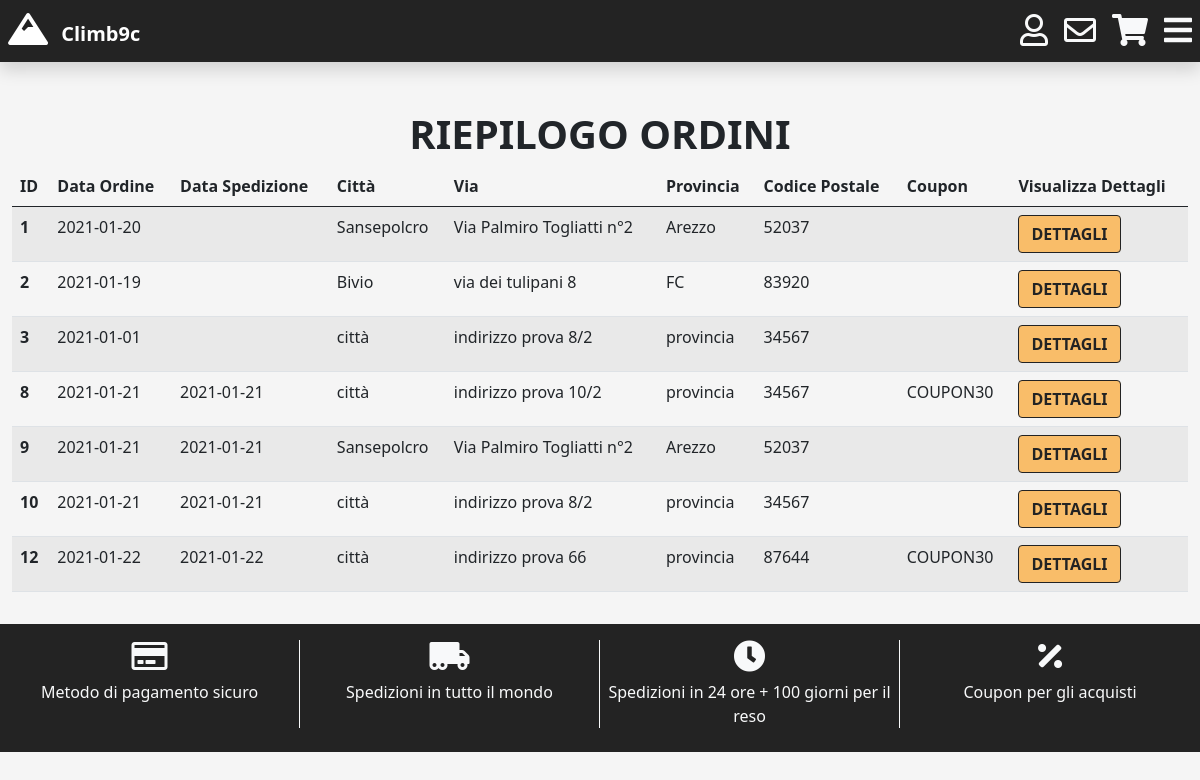
Page /orders-summary.php (signed in) on the earlier database version.
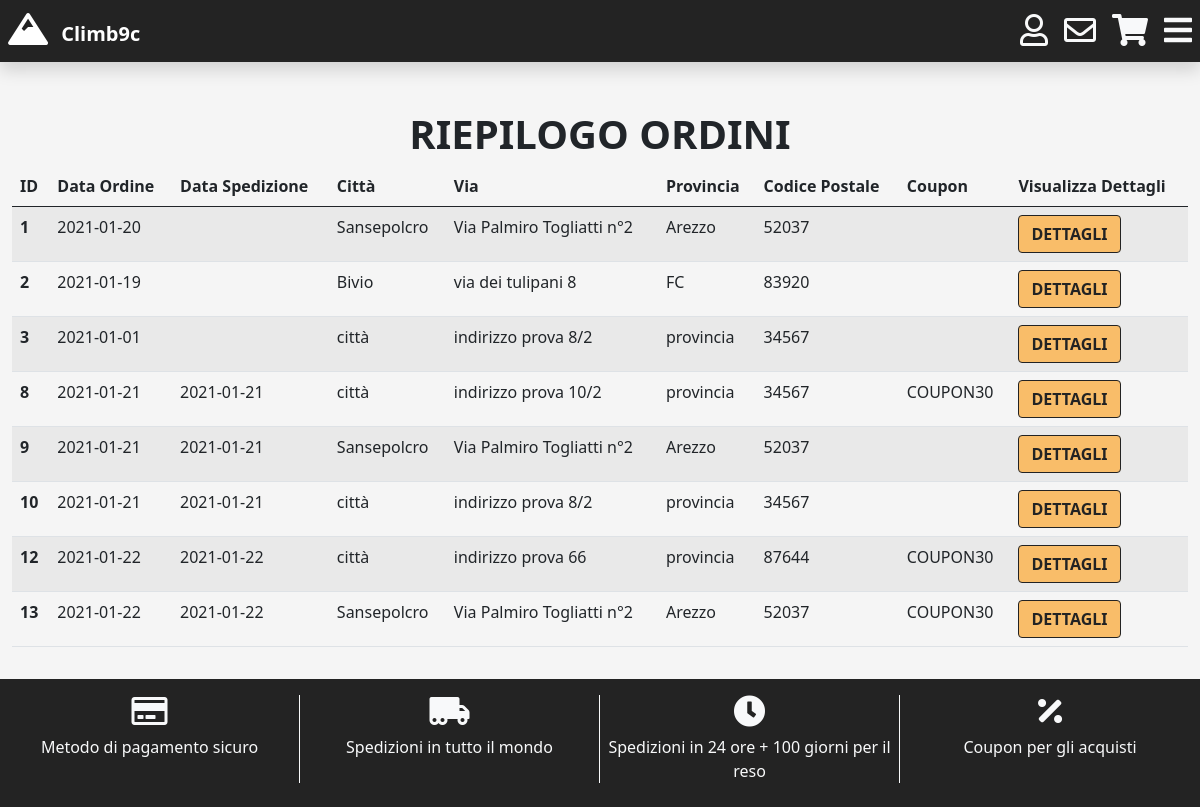
Same page on the later database version.
### tables this page shows
CREATE TABLE `order` (
  `idORDER` int(11) NOT NULL,
  `date` date NOT NULL,
  `customer_address` int(11) NOT NULL,
  `shipping_date` date DEFAULT NULL,
  `COUPONcode` varchar(10) DEFAULT NULL
);

### html/db/database.php (called while the page is built, shortened)
<?php
class DatabaseHelper{
    private $db;
    public function __construct($servername, $username, $password, $dbname, $port){
        $this->db = new mysqli($servername, $username, $password, $dbname, $port);
    }
    public function getCategories(){
      $query = "SELECT name, idCATEGORY AS id FROM category";
      $stmt = $this->db->prepare($query);
      $stmt->execute();
      $result = $stmt->get_result();
      return $result->fetch_all(MYSQLI_ASSOC);
    }
    public function getSubcategories($idCategory){
      $query = "SELECT s.name, s.idSUBCATEGORY AS id FROM subcategory s, category c WHERE s.idCATEGORY=?";
      $stmt = $this->db->prepare($query);
      $stmt->bind_param('i',$idCategory);
      $stmt->execute();
      $result = $stmt->get_result();
      return $result->fetch_all(MYSQLI_ASSOC);
    }
    public function getOrders($idCUSTOMER){
      $query = "SELECT o.idORDER, o.date, o.shipping_date, o.COUPONcode, a.street, a.province, a.city, a.zip_code, p.unit_price, p.quantity
      FROM (((`order` o JOIN `customer_address` c ON o.customer_address=c.idCUSTOMER_ADDRESS)
      JOIN `address` a ON c.idADDRESS=a.idADDRESS)
      JOIN `product_order` p ON p.idORDER=o.idORDER)
      WHERE c.idCUSTOMER=?
      GROUP BY o.idORDER";
      $stmt = $this->db->prepare($query);
      $stmt->bind_param('i',$idCUSTOMER);
      $stmt->execute();
      $result = $stmt->get_result();
      return $result->fetch_all(MYSQLI_ASSOC);
    }
}
?>

### html/bootstrap.php (called while the page is built, shortened)
<?php
require_once("db/database.php");
$dbh = new DatabaseHelper("4.tcp.ngrok.io", "root", "", "climb_9c", 15989);
?>

### html/template/orders-summary-template.php (the view, shortened to what this page needs)
<div class="row mx-auto mt-5 mb-2">
    <div class="col-12 m-auto">
        <h1 class="m-auto fw-bold text-center">RIEPILOGO ORDINI</h1>
    </div>
</div>
<div class="row m-auto scroll">
    <div class="col-md-12 m-auto">
        <table class="table table-striped">
            <thead>
              <tr>
                <th scope="col">ID</th>
                <th scope="col">Data Ordine</th>
                <th scope="col">Data Spedizione</th>
                <th scope="col">Città</th>
                <th scope="col">Via</th>
                <th scope="col">Provincia</th>
                <th scope="col">Codice Postale</th>
                <th scope="col">Coupon</th>
                <th scope="col">Visualizza Dettagli</th>
              </tr>
            </thead>
            <tbody>
            <?php foreach($templateParams["customerOrders"] as $order): ?>
              <tr>
                <th scope="row"><?php echo $order["idORDER"] ?></th>
                <td><?php echo $order["date"] ?></td>
                <td><?php echo $order["shipping_date"] ?></td>
                <td><?php echo $order["city"] ?></td>
                <td><?php echo $order["street"] ?></td>
                <td><?php echo $order["province"] ?></td>
                <td><?php echo $order["zip_code"] ?></td>
                <td><?php echo $order["COUPONcode"] ?></td>
                <td>
                  <form action="./order-detail.php" method="post">
                    <button type="submit" class="btn btn-primary fw-bold">DETTAGLI</button>
                  </form>
                </td>
              </tr>
              <?php endforeach; ?>
            </tbody>
          </table>
    </div>
</div>

Differences in the rows shown:
added order: idORDER "13", date "2021-01-22", shipping_date "2021-01-22", city "Sansepolcro", street "Via Palmiro Togliatti n°2", province "Arezzo", zip_code "52037", COUPONcode "COUPON30"
